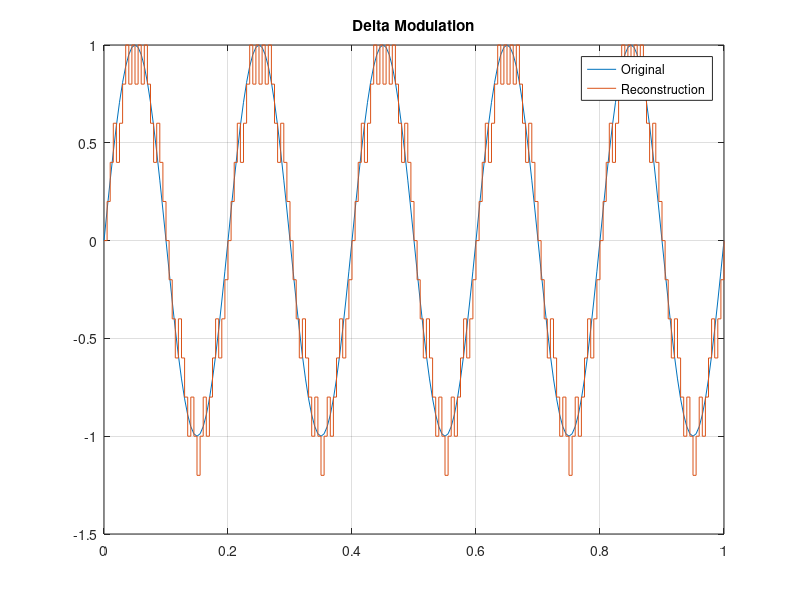

Write the MATLAB code that produced this figure.
clc; clear; close all

fs=200; t=0:1/fs:1; x=sin(2*pi*5*t);
delta=0.2;

x_dm=zeros(size(x)); 
bits=zeros(size(x));

for i=2:numel(x)
    bits(i) = x(i) > x_dm(i-1);                 % 1 if up, 0 if down
    x_dm(i) = x_dm(i-1) + delta*(2*bits(i)-1);  % +delta for 1, -delta for 0
end

plot(t,x); hold on; stairs(t,x_dm);
grid on; title('Delta Modulation'); legend('Original','Reconstruction');
